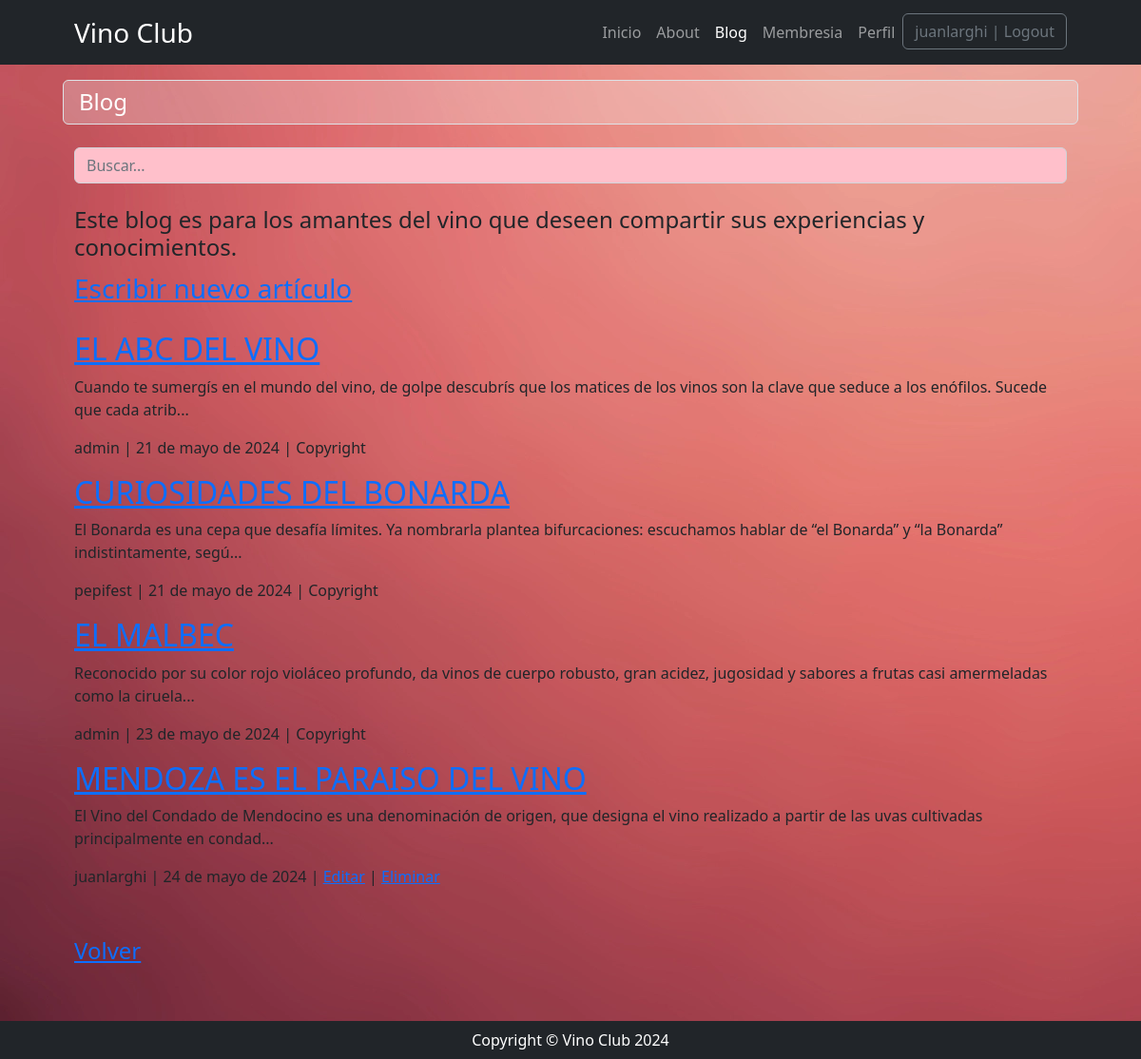
Page /blog/ (signed in) on the committed database.
### blog/models.py (models this page shows, shortened)
class Blog(models.Model):
    titulo = models.CharField(max_length=100)
    cuerpo = models.TextField(max_length=3000)
    autor = models.ForeignKey(User, default=None, on_delete=models.SET_NULL, null=True, blank=True)
    fecha = models.DateField(auto_now_add=True)
    def snippet(self):
        return self.cuerpo[:150]+'...'

### blog/views.py (the view)
# urls.py: path('', views.home, name='home'),
def home(request):
    blogs = models.Blog.objects.all().order_by('fecha')
    return render(request, 'blog/index.html', {'blogs': blogs})

### blog/templates/blog/index.html
{% extends 'core/base.html' %}
{% block title %}
    {% include 'core/components/title1.html' with title='Blog' %}
{% endblock title %}
{% block content %}
    <div class="fs-4 pb-4">
        <form action="{% url 'blog:blog_search' %}" method="get">
            <input type="text"
            class="form-control"
            name="consulta"
            placeholder="Buscar..."
            aria-label="Buscar"
            style="background: pink">
        </form>
    </div>
<h4>Este blog es para los amantes del vino que deseen compartir sus experiencias y conocimientos.</h4>
    <div class="fs-3 pb-4">
        <a href="{% url 'blog:blog_create' %}">Escribir nuevo artículo</a>
    </div>
    <div class="blog">
        {% for blog in blogs %}
            <div class="blog">
                <h2>
                    <a href="{% url 'blog:blog_fullview' blog.id %}">{{ blog.titulo }}</a>
                </h2>
                <p>{{ blog.snippet }}</p>
                <p>
                    {{ blog.autor }} | {{ blog.fecha }}
                    {% if user.is_authenticated %}
                        {% if user != blog.autor %}
                            | Copyright
                        {% else %}
                            | <a href="{% url 'blog:blog_update' blog.id %}">Editar</a>
                            | <a href="{% url 'blog:blog_delete' blog.id %}">Eliminar</a>
                        {% endif %}
                    {% else %}
                        | Copyright
                    </p>
                {% endif %}
            </div>
        {% endfor %}
        <div class="fs-4 pb-lg-2 my-5">
            <a href="{% url 'core:home' %}">Volver</a>
        </div>
    </div>
    <p>
        <br>
    </p>
{% endblock content %}

### core/templates/core/components/navbar.html (shortened to what this page needs)
<nav class="navbar navbar-expand-lg navbar-dark bg-dark">
    <div class="container px-5">
        <a class="navbar-brand fs-3" href="{% url 'core:home' %}">Vino Club</a>
        <div class="collapse navbar-collapse" id="navbarSupportedContent">
            <ul class="navbar-nav ms-auto mb-2 mb-lg-0">
                <li class="nav-item"><a class="nav-link {% if request.path == "/" %} active {% endif %}" aria-current="page" href="{% url 'core:home' %}">Inicio</a></li>
                <li class="nav-item"><a class="nav-link {% if request.path == "/about/" %} active {% endif %}" href="{% url 'core:about' %}">About</a></li>
                <li class="nav-item"><a class="nav-link {% if request.path == "/blog/" %} active {% endif %}" href="{% url 'blog:home' %}">Blog</a></li>
                <li class="nav-item"><a class="nav-link {% if request.path == "/membresia/" %} active {% endif %}" href="{% url 'membresia:home' %}">Membresia</a></li>
                {% if user.is_authenticated %}
                <li class="nav-item"><a class="nav-link {% if request.path == "/profile/" %} active {% endif %}" href="{% url 'usuario:home' %}">Perfil</a></li>
                <li class="nav-item">
                    <form action="{% url 'core:logout' %}" method="post">
                        <button type="submit" class="btn btn-outline-secondary">{{ user.username }} | Logout</button>
                    </form>
                </li>
                {% else %}
                <li class="nav-item"><a class="nav-link {% if request.path == "/login/" %} active {% endif %}" href="{% url 'core:login' %}">Login</a></li>
                <li class="nav-item"><a class="nav-link {% if request.path == "/register/" %} active {% endif %}" href="{% url 'core:register' %}">Registrarse</a></li>
                {% endif %}
            </ul>
        </div>
    </div>
</nav>

### rows in the picture
Blog: titulo "EL ABC DEL VINO", snippet "Cuando te sumergís en el mundo del vino, de golpe descubrís que los matices de los vinos son la clave que seduce a los enófilos. Sucede que cada atrib...", autor "admin", fecha "21 de mayo de 2024", shows "| Copyright"
Blog: titulo "CURIOSIDADES DEL BONARDA", snippet "El Bonarda es una cepa que desafía límites. Ya nombrarla plantea bifurcaciones: escuchamos hablar de “el Bonarda” y “la Bonarda” indistintamente, segú...", autor "pepifest", fecha "21 de mayo de 2024", shows "| Copyright"
Blog: snippet "Reconocido por su color rojo violáceo profundo, da vinos de cuerpo robusto, gran acidez, jugosidad y sabores a frutas casi amermeladas como la ciruela...", autor "admin", fecha "23 de mayo de 2024", shows "| Copyright"
Blog: titulo "MENDOZA ES EL PARAISO DEL VINO", snippet "El Vino del Condado de Mendocino es una denominación de origen, que designa el vino realizado a partir de las uvas cultivadas principalmente en condad...", autor "juanlarghi", fecha "24 de mayo de 2024"

### other values in the picture
{{ user.username }} "juanlarghi"
{{ title }} "Blog"
